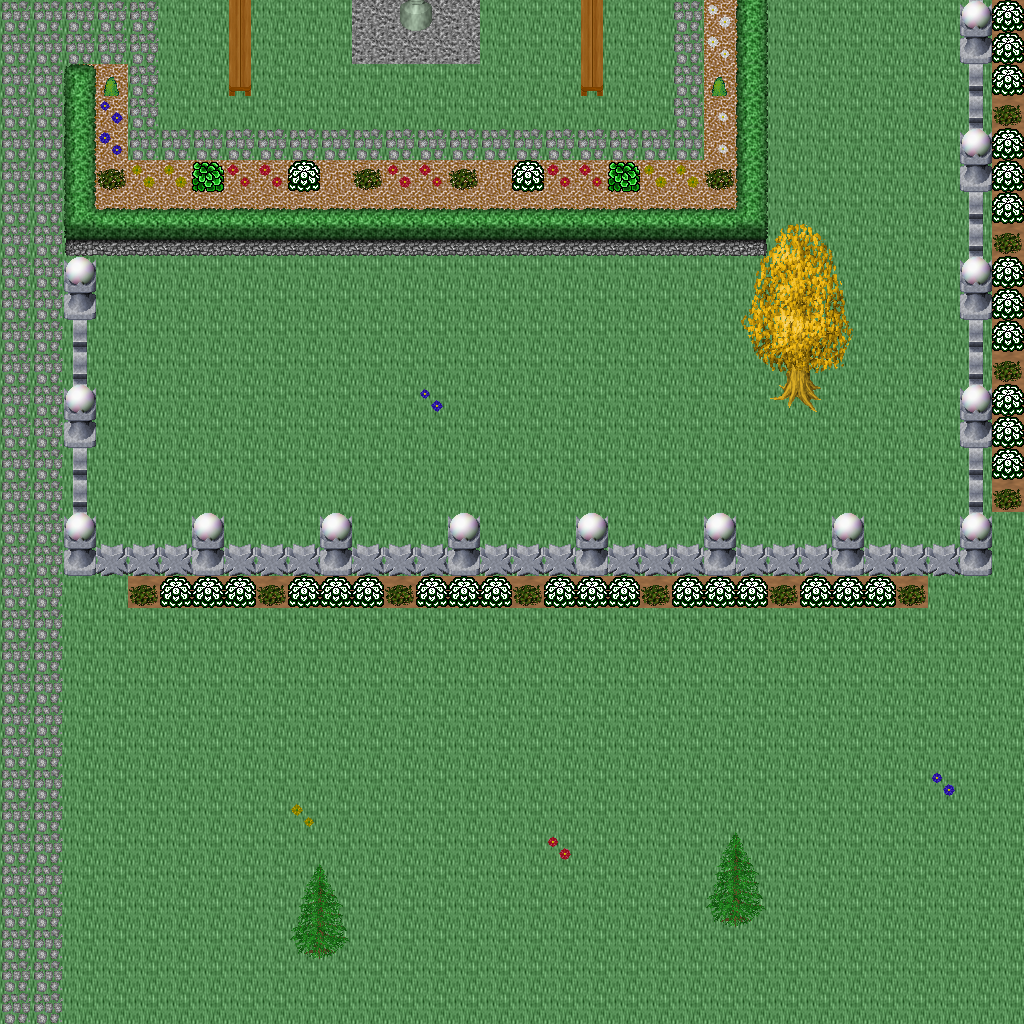

This is a level from a 2D game, rendered from its Tiled map with the project's own tilesets. A one-line summary and the map file follow, with tile-layer data summarised:
An orthogonal 32x32 tile map with 32x32 px tiles, 5 tile layers (Ground, Objects, Objects2, Above, ...), 1 hidden layer not drawn, 42 tilesets.

<map version="1.10" tiledversion="1.11.0" orientation="orthogonal" renderorder="right-down" width="32" height="32" tilewidth="32" tileheight="32" infinite="0" nextlayerid="11" nextobjectid="1">
 <tileset firstgid="1" name="logic_collision" tilewidth="32" tileheight="32" tilecount="1" columns="1">
  <image source="../drawable/logic_collision.png" width="32" height="32" />
 </tileset>
 <tileset firstgid="2" name="building_decoration_orbpedestal" tilewidth="32" tileheight="32" tilecount="2" columns="1">
  <image source="../drawable/building_decoration_orbpedestal.png" width="32" height="64" />
 </tileset>
 <tileset firstgid="4" name="building_decoration_block" tilewidth="32" tileheight="32" tilecount="2" columns="2">
  <image source="../drawable/building_decoration_block.png" width="64" height="32" />
 </tileset>
 <tileset firstgid="6" name="building_decoration_chimney" tilewidth="32" tileheight="32" tilecount="2" columns="1">
  <image source="../drawable/building_decoration_chimney.png" width="32" height="64" />
 </tileset>
 <tileset firstgid="8" name="building_fence_fence_chunky" tilewidth="32" tileheight="32" tilecount="21" columns="3">
  <image source="../drawable/building_fence_fence_chunky.png" width="96" height="224" />
 </tileset>
 <tileset firstgid="29" name="ground_cobbled_paving" tilewidth="32" tileheight="32" tilecount="1" columns="1">
  <image source="../drawable/ground_cobbled_paving.png" width="32" height="32" />
 </tileset>
 <tileset firstgid="30" name="ground_gravel" tilewidth="32" tileheight="32" tilecount="1" columns="1">
  <image source="../drawable/ground_gravel.png" width="32" height="32" />
 </tileset>
 <tileset firstgid="31" name="ground_stone_floors" tilewidth="32" tileheight="32" tilecount="6" columns="3">
  <image source="../drawable/ground_stone_floors.png" width="96" height="64" />
 </tileset>
 <tileset firstgid="37" name="ground_ground" tilewidth="32" tileheight="32" tilecount="33" columns="3">
  <image source="../drawable/ground_ground.png" width="96" height="352" />
 </tileset>
 <tileset firstgid="70" name="plant_bush_hedge" tilewidth="32" tileheight="32" tilecount="35" columns="5">
  <image source="../drawable/plant_bush_hedge.png" width="160" height="224" />
 </tileset>
 <tileset firstgid="105" name="plant_bush_various_small" tilewidth="32" tileheight="32" tilecount="9" columns="3">
  <image source="../drawable/plant_bush_various_small.png" width="96" height="96" />
 </tileset>
 <tileset firstgid="114" name="plant_flower_daisy_blue" tilewidth="32" tileheight="32" tilecount="8" columns="2">
  <image source="../drawable/plant_flower_daisy_blue.png" width="64" height="128" />
 </tileset>
 <tileset firstgid="122" name="plant_flower_daisy_red" tilewidth="32" tileheight="32" tilecount="8" columns="2">
  <image source="../drawable/plant_flower_daisy_red.png" width="64" height="128" />
 </tileset>
 <tileset firstgid="130" name="plant_flower_daisy_white" tilewidth="32" tileheight="32" tilecount="8" columns="2">
  <image source="../drawable/plant_flower_daisy_white.png" width="64" height="128" />
 </tileset>
 <tileset firstgid="138" name="plant_flower_daisy_yellow" tilewidth="32" tileheight="32" tilecount="8" columns="2">
  <image source="../drawable/plant_flower_daisy_yellow.png" width="64" height="128" />
 </tileset>
 <tileset firstgid="146" name="plant_vine_plait" tilewidth="32" tileheight="32" tilecount="9" columns="3">
  <image source="../drawable/plant_vine_plait.png" width="96" height="96" />
 </tileset>
 <tileset firstgid="155" name="furniture_light_iron_lamp" tilewidth="32" tileheight="32" tilecount="3" columns="1">
  <image source="../drawable/furniture_light_iron_lamp.png" width="32" height="96" />
 </tileset>
 <tileset firstgid="158" name="furniture_light_flames" tilewidth="32" tileheight="32" tilecount="6" columns="6">
  <image source="../drawable/furniture_light_flames.png" width="192" height="32" />
 </tileset>
 <tileset firstgid="164" name="ground_grass_corners" tilewidth="32" tileheight="32" tilecount="24" columns="6">
  <image source="../drawable/ground_grass_corners.png" width="192" height="128" />
 </tileset>
 <tileset firstgid="188" name="ground_grass_edges" tilewidth="32" tileheight="32" tilecount="36" columns="12">
  <image source="../drawable/ground_grass_edges.png" width="384" height="96" />
 </tileset>
 <tileset firstgid="224" name="plant_tree_tree_golden_large" tilewidth="32" tileheight="32" tilecount="24" columns="4">
  <image source="../drawable/plant_tree_tree_golden_large.png" width="128" height="192" />
 </tileset>
 <tileset firstgid="248" name="ground_water_dungeon_water" tilewidth="32" tileheight="32" tilecount="30" columns="3">
  <image source="../drawable/ground_water_dungeon_water.png" width="96" height="320" />
 </tileset>
 <tileset firstgid="278" name="plant_indoor_pot_plant_1" tilewidth="32" tileheight="32" tilecount="12" columns="6">
  <image source="../drawable/plant_indoor_pot_plant_1.png" width="192" height="64" />
 </tileset>
 <tileset firstgid="290" name="logic_creature_human_imperial" tilewidth="32" tileheight="32" tilecount="16" columns="8">
  <image source="../drawable/logic_creature_human_imperial.png" width="256" height="64" />
 </tileset>
 <tileset firstgid="306" name="item_statue_metal_and_stone" tilewidth="32" tileheight="32" tilecount="6" columns="3">
  <image source="../drawable/item_statue_metal_and_stone.png" width="96" height="64" />
 </tileset>
 <tileset firstgid="312" name="item_statue_grey_stone" tilewidth="32" tileheight="32" tilecount="4" columns="2">
  <image source="../drawable/item_statue_grey_stone.png" width="64" height="64" />
 </tileset>
 <tileset firstgid="316" name="building_castle" tilewidth="32" tileheight="32" tilecount="320" columns="20">
  <image source="../drawable/building_castle.png" width="640" height="512" />
 </tileset>
 <tileset firstgid="636" name="building_church" tilewidth="32" tileheight="32" tilecount="56" columns="8">
  <image source="../drawable/building_church.png" width="256" height="224" />
 </tileset>
 <tileset firstgid="692" name="item_pot_pot_golden" tilewidth="32" tileheight="32" tilecount="4" columns="4">
  <image source="../drawable/item_pot_pot_golden.png" width="128" height="32" />
 </tileset>
 <tileset firstgid="696" name="furniture_table_bench" tilewidth="32" tileheight="32" tilecount="3" columns="3">
  <image source="../drawable/furniture_table_bench.png" width="96" height="32" />
 </tileset>
 <tileset firstgid="699" name="item_statue_green_stone" tilewidth="32" tileheight="32" tilecount="12" columns="4">
  <image source="../drawable/item_statue_green_stone.png" width="128" height="96" />
 </tileset>
 <tileset firstgid="711" name="item_statue_green_stone_2" tilewidth="32" tileheight="32" tilecount="6" columns="2">
  <image source="../drawable/item_statue_green_stone_2.png" width="64" height="96" />
 </tileset>
 <tileset firstgid="717" name="plant_bush_hosta" tilewidth="32" tileheight="32" tilecount="9" columns="3">
  <image source="../drawable/plant_bush_hosta.png" width="96" height="96" />
 </tileset>
 <tileset firstgid="726" name="plant_tree_tree_green" tilewidth="32" tileheight="32" tilecount="88" columns="8">
  <image source="../drawable/plant_tree_tree_green.png" width="256" height="352" />
 </tileset>
 <tileset firstgid="814" name="item_banners_flag" tilewidth="32" tileheight="32" tilecount="12" columns="3">
  <image source="../drawable/item_banners_flag.png" width="96" height="128" />
 </tileset>
 <tileset firstgid="826" name="furniture_table_long_front_on" tilewidth="32" tileheight="32" tilecount="3" columns="1">
  <image source="../drawable/furniture_table_long_front_on.png" width="32" height="96" />
 </tileset>
 <tileset firstgid="829" name="item_flagpole" tilewidth="32" tileheight="32" tilecount="3" columns="1">
  <image source="../drawable/item_flagpole.png" width="32" height="96" />
 </tileset>
 <tileset firstgid="832" name="logic_portal" tilewidth="32" tileheight="32" tilecount="24" columns="8">
  <image source="../drawable/logic_portal.png" width="256" height="96" />
 </tileset>
 <tileset firstgid="856" name="logic_creature_animal" tilewidth="32" tileheight="32" tilecount="32" columns="8">
  <image source="../drawable/logic_creature_animal.png" width="256" height="128" />
 </tileset>
 <tileset firstgid="888" name="plant_tree_spruce" tilewidth="32" tileheight="32" tilecount="6" columns="2">
  <image source="../drawable/plant_tree_spruce.png" width="64" height="96" />
 </tileset>
 <tileset firstgid="894" name="light_light_5x5" tilewidth="32" tileheight="32" tilecount="25" columns="5">
  <image source="../drawable/light_light_5x5.png" width="160" height="160" />
 </tileset>
 <tileset firstgid="919" name="plant_stump_stump_brown" tilewidth="32" tileheight="32" tilecount="4" columns="2">
  <image source="../drawable/plant_stump_stump_brown.png" width="64" height="64" />
 </tileset>
 <layer id="1" name="Ground" width="32" height="32">
  <data>[1024 cells, 1024 non-empty, 4 distinct tile ids]</data>
 </layer>
 <layer id="2" name="Objects" width="32" height="32">
  <data>[1024 cells, 246 non-empty, 30 distinct tile ids]</data>
 </layer>
 <layer id="3" name="Objects2" width="32" height="32">
  <data>[1024 cells, 21 non-empty, 2 distinct tile ids]</data>
 </layer>
 <layer id="4" name="Above" width="32" height="32">
  <data>[1024 cells, 72 non-empty, 28 distinct tile ids]</data>
 </layer>
 <layer id="5" name="Above2" width="32" height="32">
  <data>[1024 cells, 0 non-empty, 0 distinct tile ids]</data>
 </layer>
 <layer id="6" name="Walkable" width="32" height="32" visible="0">
  <data>[1024 cells, 152 non-empty, 1 distinct tile ids]</data>
 </layer>
 <objectgroup id="7" name="Mapevents" />
 <objectgroup id="8" name="Spawn" />
 <objectgroup id="9" name="Keys" />
 <objectgroup id="10" name="Replace" />
</map>
